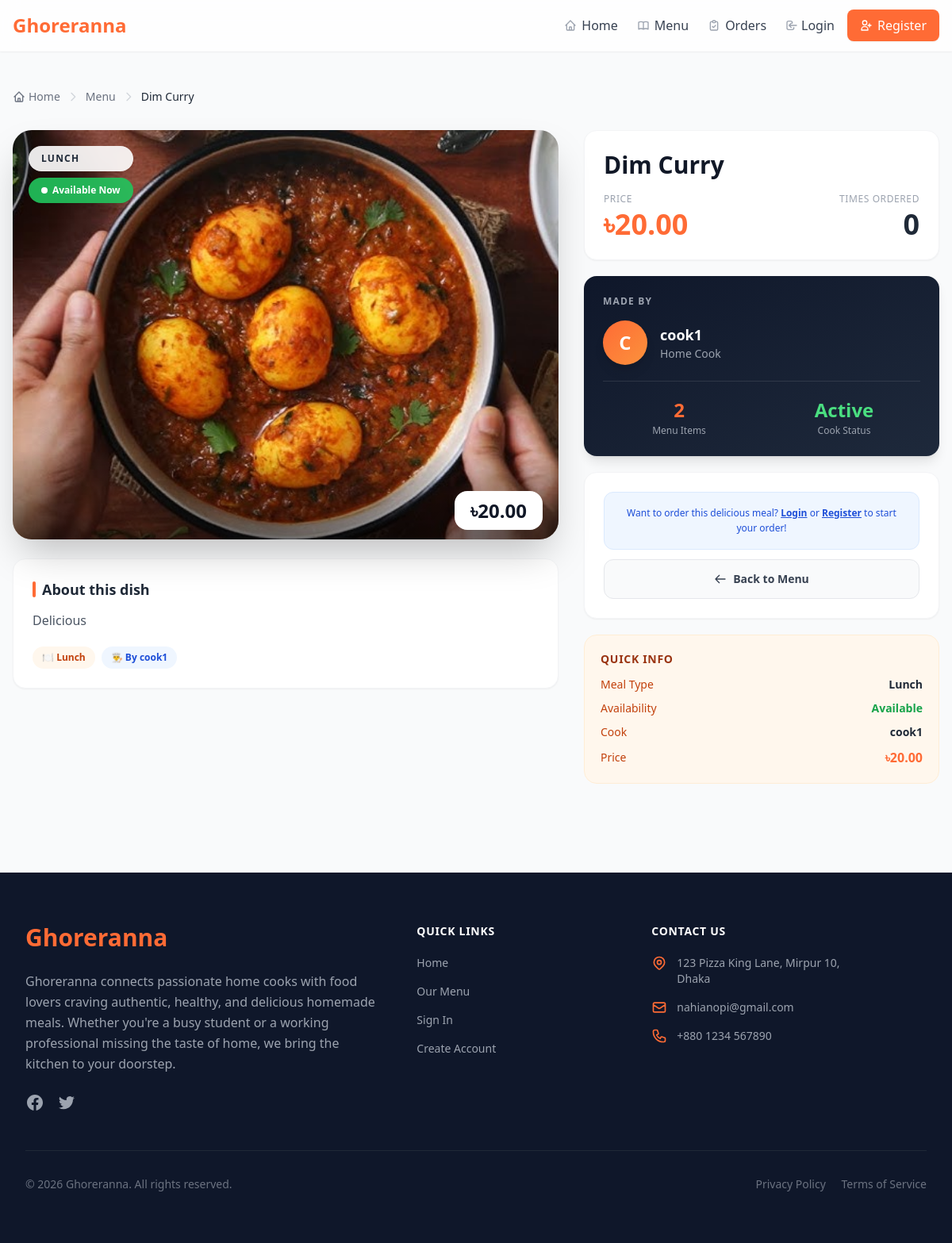
Page /menu/1/ on the committed database.
### ghoreranna_app/models.py (models this page shows, shortened)
class Menu(models.Model):
    menu_id = models.AutoField(primary_key=True)
    homecook = models.ForeignKey(User, on_delete=models.CASCADE, related_name='menus', limit_choices_to={'role': 'Home Cook'})
    meal_type = models.CharField(max_length=100)
    item_name = models.CharField(max_length=255)
    description = models.TextField()
    price = models.DecimalField(max_digits=10, decimal_places=2)
    image = models.ImageField(upload_to='menu_images/', null=True, blank=True)
    availability_status = models.BooleanField(default=True)
    class Meta:
        ordering = ['item_name']

class User(models.Model):
    ROLE_CHOICES = [
        ('Student', 'Student'),
        ('Bachelor Employee', 'Bachelor Employee'),
        ('Home Cook', 'Home Cook'),
        ('Delivery Staff', 'Delivery Staff'),
        ('Admin', 'Admin'),
    ]
    STATUS_CHOICES = [
        ('Active', 'Active'),
        ('Inactive', 'Inactive'),
    ]
    user_id = models.AutoField(primary_key=True)
    name = models.CharField(max_length=255)
    phone = models.CharField(max_length=20)
    email = models.EmailField(unique=True)
    password = models.CharField(max_length=255)
    address = models.TextField()
    role = models.CharField(max_length=50, choices=ROLE_CHOICES)
    status = models.CharField(max_length=20, choices=STATUS_CHOICES, default='Active')
    class Meta:
        ordering = ['name']

### ghoreranna_app/views.py (the view)
# urls.py: path('menu/<int:pk>/', views.menu_detail, name='menu_detail'),
def menu_detail(request, pk):
    menu = get_object_or_404(Menu, pk=pk)
    if request.session.get('user_role') == 'Home Cook' and menu.homecook_id != request.session.get('user_id'):
        messages.error(request, "You can only view your own menu items.")
        return redirect('menu_list')
    total_ordered = menu.order_details.filter(
        order__order_status='Delivered'
    ).aggregate(total=Sum('quantity'))['total'] or 0
    context = {
        'menu': menu,
        'total_ordered': total_ordered,
    }
    return render(request, 'menu_detail.html', context)

### ghoreranna_app/context_processors.py (called while the page is built)
def cart_count(request):
    cart = request.session.get('cart', {})
    count = sum(cart.values()) if cart else 0
    return {'global_cart_count': count}

### templates/menu_detail.html (shortened to what this page needs)
{% extends "base.html" %}
{% block content %}
<div class="py-8 animate-page-in">
    <nav class="flex items-center space-x-2 text-sm text-gray-500 mb-8">
        <a href="{% url 'home' %}" class="hover:text-primary transition flex items-center gap-1">
            <svg class="w-4 h-4" fill="none" stroke="currentColor" viewBox="0 0 24 24"><path stroke-linecap="round" stroke-linejoin="round" stroke-width="2" d="M3 12l2-2m0 0l7-7 7 7M5 10v10a1 1 0 001 1h3m10-11l2 2m-2-2v10a1 1 0 01-1 1h-3m-6 0a1 1 0 001-1v-4a1 1 0 011-1h2a1 1 0 011 1v4a1 1 0 001 1m-6 0h6"/></svg>
            Home
        </a>
        <svg class="w-4 h-4 text-gray-300" fill="none" stroke="currentColor" viewBox="0 0 24 24"><path stroke-linecap="round" stroke-linejoin="round" stroke-width="2" d="M9 5l7 7-7 7"/></svg>
        <a href="{% url 'menu_list' %}" class="hover:text-primary transition">Menu</a>
        <svg class="w-4 h-4 text-gray-300" fill="none" stroke="currentColor" viewBox="0 0 24 24"><path stroke-linecap="round" stroke-linejoin="round" stroke-width="2" d="M9 5l7 7-7 7"/></svg>
        <span class="text-gray-800 font-medium truncate max-w-xs">{{ menu.item_name }}</span>
    </nav>
    <div class="grid grid-cols-1 lg:grid-cols-5 gap-8 items-start">
        <div class="lg:col-span-3">
            <div class="relative rounded-3xl overflow-hidden shadow-2xl bg-gray-100 aspect-[4/3] group">
                {% if menu.image %}
                <img src="{{ menu.image.url }}"
                     alt="{{ menu.item_name }}"
                     class="w-full h-full object-cover transition-transform duration-700 group-hover:scale-105">
                {% endif %}
                <div class="absolute top-5 left-5 flex flex-col gap-2">
                    <span class="bg-white/90 backdrop-blur-sm text-gray-800 text-xs font-bold uppercase tracking-widest px-4 py-2 rounded-full shadow-lg">
                        {{ menu.meal_type }}
                    </span>
                    {% if not menu.availability_status %}
                    <span class="bg-red-500/90 backdrop-blur-sm text-white text-xs font-bold px-4 py-2 rounded-full shadow-lg">
                        Currently Unavailable
                    </span>
                    {% else %}
                    <span class="bg-green-500/90 backdrop-blur-sm text-white text-xs font-bold px-4 py-2 rounded-full shadow-lg flex items-center gap-1.5">
                        <span class="w-2 h-2 bg-white rounded-full inline-block animate-pulse"></span>
                        Available Now
                    </span>
                    {% endif %}
                </div>
                <div class="absolute inset-x-0 bottom-0 h-28 bg-gradient-to-t from-black/50 to-transparent"></div>
                <div class="absolute bottom-5 right-5">
                    <span class="bg-white text-gray-900 text-2xl font-black px-5 py-2 rounded-2xl shadow-xl">
                        ৳{{ menu.price }}
                    </span>
                </div>
            </div>
            <div class="mt-6 bg-white rounded-2xl shadow-sm border border-gray-100 p-6">
                <h2 class="text-lg font-bold text-gray-800 mb-3 flex items-center gap-2">
                    <span class="w-1 h-5 bg-primary rounded-full inline-block"></span>
                    About this dish
                </h2>
                <p class="text-gray-600 leading-relaxed text-base">{{ menu.description }}</p>
                <div class="flex flex-wrap gap-2 mt-5">
                    <span class="bg-orange-50 text-orange-700 text-xs font-semibold px-3 py-1.5 rounded-full">
                        🍽️ {{ menu.meal_type }}
                    </span>
                    <span class="bg-blue-50 text-blue-700 text-xs font-semibold px-3 py-1.5 rounded-full">
                        👨‍🍳 By {{ menu.homecook.name }}
                    </span>
                </div>
            </div>
        </div>
        <div class="lg:col-span-2 space-y-5">
            <div class="bg-white rounded-2xl shadow-sm border border-gray-100 p-6">
                <h1 class="text-3xl font-extrabold text-gray-900 leading-tight">{{ menu.item_name }}</h1>
                <div class="flex items-center justify-between mt-4">
                    <div>
                        <p class="text-xs text-gray-400 font-medium uppercase tracking-wider mb-1">Price</p>
                        <p class="text-4xl font-black text-primary">৳{{ menu.price }}</p>
                    </div>
                    <div class="text-right">
                        <p class="text-xs text-gray-400 font-medium uppercase tracking-wider mb-1">Times Ordered</p>
                        <p class="text-4xl font-black text-gray-800">{{ total_ordered }}</p>
                    </div>
                </div>
            </div>
            <div class="bg-gradient-to-br from-[#0f172a] to-[#1e293b] text-white rounded-2xl shadow-lg p-6">
                <p class="text-xs text-gray-400 font-semibold uppercase tracking-widest mb-4">Made by</p>
                <div class="flex items-center gap-4">
                    <div class="w-14 h-14 rounded-full bg-gradient-to-br from-primary to-orange-400 flex items-center justify-center text-2xl font-black text-white shadow-lg flex-shrink-0">
                        {{ menu.homecook.name|first|upper }}
                    </div>
                    <div>
                        <p class="text-lg font-bold text-white">{{ menu.homecook.name }}</p>
                        <p class="text-sm text-gray-400">Home Cook</p>
                    </div>
                </div>
                <div class="mt-5 pt-5 border-t border-white/10 grid grid-cols-2 gap-4 text-center">
                    <div>
                        <p class="text-2xl font-black text-primary">{{ menu.homecook.menus.count }}</p>
                        <p class="text-xs text-gray-400 mt-0.5">Menu Items</p>
                    </div>
                    <div>
                        <p class="text-2xl font-black {% if menu.homecook.status == 'Active' %}text-green-400{% else %}text-red-400{% endif %}">
                            {{ menu.homecook.status }}
                        </p>
                        <p class="text-xs text-gray-400 mt-0.5">Cook Status</p>
                    </div>
                </div>
            </div>
            <div class="bg-white rounded-2xl shadow-sm border border-gray-100 p-6 space-y-3">
                {% if menu.availability_status %}
                {% if not request.session.user_id %}
                <div class="bg-blue-50 border border-blue-100 rounded-xl p-4 text-center">
                    <p class="text-xs text-blue-700 font-medium leading-relaxed">
                        Want to order this delicious meal?
                        <a href="{% url 'login' %}" class="font-bold underline">Login</a> or
                        <a href="{% url 'register' %}" class="font-bold underline">Register</a>
                        to start your order!
                    </p>
                </div>
                {% endif %}
                {% endif %}
                <a href="{% url 'menu_list' %}"
                   class="w-full flex items-center justify-center gap-2 bg-gray-50 text-gray-700 font-semibold py-3.5 px-6 rounded-xl hover:bg-gray-100 transition-all duration-200 border border-gray-200 text-sm group">
                    <svg class="w-4 h-4 group-hover:-translate-x-1 transition-transform" fill="none" stroke="currentColor" viewBox="0 0 24 24">
                        <path stroke-linecap="round" stroke-linejoin="round" stroke-width="2" d="M10 19l-7-7m0 0l7-7m-7 7h18"/>
                    </svg>
                    Back to Menu
                </a>
            </div>
            <div class="bg-orange-50 border border-orange-100 rounded-2xl p-5">
                <h3 class="text-sm font-bold text-orange-800 mb-3 uppercase tracking-wider">Quick Info</h3>
                <ul class="space-y-2.5">
                    <li class="flex items-center justify-between text-sm">
                        <span class="text-orange-700 font-medium">Meal Type</span>
                        <span class="text-gray-800 font-semibold">{{ menu.meal_type }}</span>
                    </li>
                    <li class="flex items-center justify-between text-sm">
                        <span class="text-orange-700 font-medium">Availability</span>
                        <span class="font-semibold {% if menu.availability_status %}text-green-600{% else %}text-red-500{% endif %}">
                            {% if menu.availability_status %}Available{% else %}Unavailable{% endif %}
                        </span>
                    </li>
                    <li class="flex items-center justify-between text-sm">
                        <span class="text-orange-700 font-medium">Cook</span>
                        <span class="text-gray-800 font-semibold">{{ menu.homecook.name }}</span>
                    </li>
                    <li class="flex items-center justify-between text-sm">
                        <span class="text-orange-700 font-medium">Price</span>
                        <span class="text-primary font-black text-base">৳{{ menu.price }}</span>
                    </li>
                </ul>
            </div>
        </div>
    </div>
</div>
{% endblock %}

### templates/menu_detail.html (style rules this page uses)
.animate-page-in { animation: pageIn 0.4s cubic-bezier(0.16, 1, 0.3, 1) both; }

### rows in the picture
Menu: item_name "Dim Curry", image (picture), meal_type "LUNCH", price "20.00", description "Delicious", meal_type "Lunch", homecook.name "cook1", homecook.name|first "C", homecook.menus.count "2", homecook.status "Active"

### other values in the picture
{{ total_ordered }} "0"
